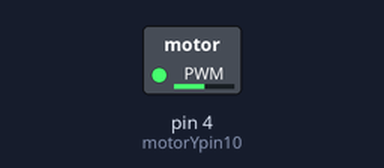
Bench run of a sketch on a simulated Arduino Uno, built with avr-gcc and run on an emulated ATmega328P. On the bench: switched loads named in the sketch (green lamp = pin HIGH).

Above: at 0.1 s.
At 1.2 s:
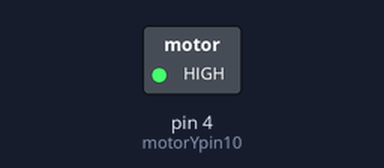
Timing chart, 0 to 2.7 s (numbered marks = the images above):
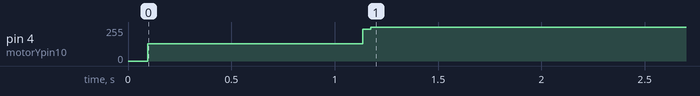

The sketch:

TestStepperRemoteSimulationRotations.pde
```cpp
#define START_BYTE 255

#define NUMBER_OF_START_BYTES_AT_BEGINNING_OF_MESSAGE 2
#define NUMBER_OF_BYTES_IN_INTEGER 2
#define NUMBER_OF_INTEGERS 3

#define NUMBER_OF_INTEGER_BYTES NUMBER_OF_BYTES_IN_INTEGER*NUMBER_OF_INTEGERS
#define NUMBER_OF_BYTES_PER_INCOMING_MESSAGE NUMBER_OF_START_BYTES_AT_BEGINNING_OF_MESSAGE+NUMBER_OF_INTEGER_BYTES

#define LED_PIN 13
#define SERIAL_BAUD_RATE 115200

int inByte = 0;         // incoming serial byte
int numberOfStartBytesInARow = 0;
int receiveBufferPosition = 0;
boolean fullMessageReceived = false;


// Incoming byte buffer.
byte stepReceiveBytesBuffer[10];

// Stores the 3 step values for X, Y, Z.
//int positions[6];

int positions[6];
int positionsOld[6];

int stepsX = 0;
int stepsY = 0;
int stepsZ = 0;

int positionsX = 0;
int positionsY = 0;
int positionsZ = 0;

long zeitaltX = 0;
long zeitaltY = 0;
long zeitaltZ = 0;

boolean positionReset = true;
int lastPositionTime = 0;
int positionResetTime = 1000; //Zeit nach der die Kamera erkennt, das sie stillstand und positionReset auf tru setzt

float lastFrameTime = 0;
float frameTime = 0;
float rawFrameTime = 0;
long allFrameTimes = 0;
float rawFrameTimes[10];

int motorXpin2 = 2;
int motorYpin10 = 4;
int motorZpin12 = 12;

int richtungXpin3 = 3;
int richtungYpin11 = 5;
int richtungZpin13 = 13;


int endSensorYup7 = 7;
int endSensorYdown6 = 6;


int motor_statusX = 0;
int motor_statusY = 0;
int motor_statusZ = 0;

int speedLimit = 2000;

int stepCountX = 0; // step counter for counting down the stapes.
int stepCountY = 0;
int stepCountZ = 0;

long testimeOld = 0;
long testSpan = 1500;
int testX = 0;

int lastTick = 0;

int k = 0; //iterator for the speed normalisation

void setup()
{
  // start serial port at SERIAL_BAUD_RATE bps:
  Serial.begin(SERIAL_BAUD_RATE);
  pinMode(motorYpin10, OUTPUT);


}

void loop()
{

  if (millis() >= lastTick + 50) {
    positions[2] += 20;
    lastTick = millis();
    stepsY = positionsOld[2] - positions[2];
    positionsOld[2] = positions[2];


    rawFrameTime = 50000;
  }


  //------------- motor control--------------------
  if (positions[2] <= 420) {
    if (micros() - zeitaltY >= ((rawFrameTime/2)/abs(stepsY)) ) {
      //Serial.println(((rawFrameTime/2)/abs(stepsY)));
      zeitaltY= micros();
      if (motor_statusY == 1){
        digitalWrite(motorYpin10, LOW);
        motor_statusY = 0;
      }
      else
      {
        digitalWrite(motorYpin10, HIGH);
        motor_statusY = 1;
      }
    }
  } else {
    delay(3000);
    stepCountY = 0;

    /*
    positions[2] = 0;
    positionsOld[2] = 0;
    */
  }
}
```

Measured:
- by itself, pin 4 (motorYpin10): 0/255 → 128/255 at 0.10 s, → 255/255 1.0 s later
